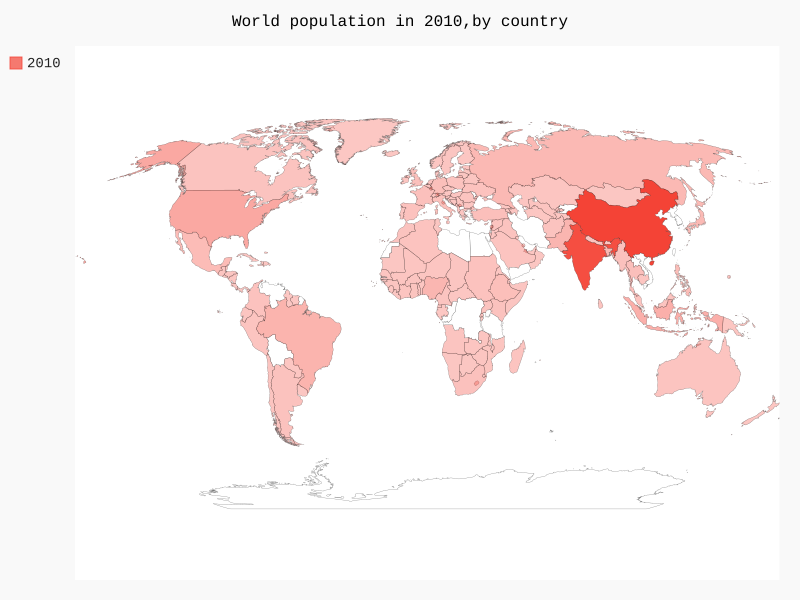

Source code (Python):
import json
import pygal
import pygal_maps_world
from country_code import get_country_code

filename='population_data.json'

with open(filename) as f:
    pop_data=json.load(f)

    cc_pop={}
    for pop_dict in pop_data:
        if pop_dict['Year']=='2010':
            population = int(float(pop_dict['Value']))
            country_name=pop_dict['Country Name']

            code=get_country_code(country_name)
            if code:
                cc_pop[code]=population

wm=pygal.maps.world.World()

wm.title='World population in 2010,by country'
wm.add('2010',cc_pop)

wm.render_to_file('world_population.svg')
